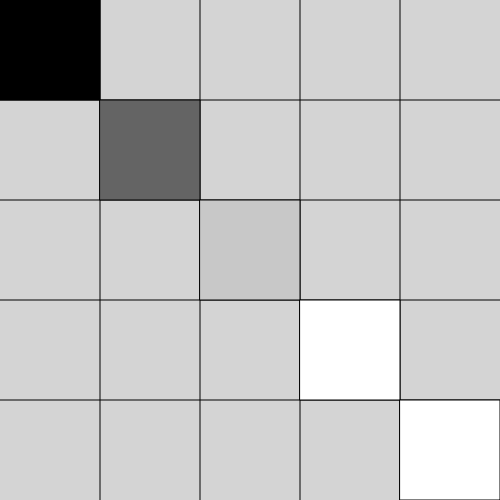
Frame 1 (no input)
Frame 60 (no input): identical to frame 1, image omitted
Frame 120 (the mouse pressed at the canvas centre since frame 60): identical to frame 1, image omitted

The p5.js sketch that drew this single still picture (run headless with seeded random() and noise() and a simulated clock; from frame 60 on, the mouse is pressed at the canvas centre):

// p5.js sketch
// ── sketch.js
function setup() {
 createCanvas(500,500);
 

}

function draw() {

background(212)
line(100,0,100,500);
line(200,0,200,500);
line(300,0,300,500);
line(400,0,400,500);

line(0,100,500,100);
line(0,200,500,200);
line(0,300,500,300);
line(0,400,500,400);
 
   
  
  
 
 
  for(i=0;i<=height;i=i+100){ 
     fill(i);
        rect(i,i,100,100);

    }

  
 

 
}
